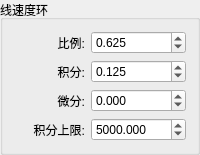
          <widget class="QGroupBox" name="groupBox_8">
           <property name="title">
            <string>线速度环</string>
           </property>
           <layout class="QHBoxLayout" name="horizontalLayout_39">
            <item>
             <layout class="QVBoxLayout" name="verticalLayout_44">
              <item>
               <widget class="QLabel" name="label_44">
                <property name="sizePolicy">
                 <sizepolicy hsizetype="Preferred" vsizetype="Preferred">
                  <horstretch>0</horstretch>
                  <verstretch>0</verstretch>
                 </sizepolicy>
                </property>
                <property name="text">
                 <string>比例:</string>
                </property>
                <property name="alignment">
                 <set>Qt::AlignRight|Qt::AlignTrailing|Qt::AlignVCenter</set>
                </property>
               </widget>
              </item>
              <item>
               <widget class="QLabel" name="label_56">
                <property name="sizePolicy">
                 <sizepolicy hsizetype="Preferred" vsizetype="Preferred">
                  <horstretch>0</horstretch>
                  <verstretch>0</verstretch>
                 </sizepolicy>
                </property>
                <property name="text">
                 <string>积分:</string>
                </property>
                <property name="alignment">
                 <set>Qt::AlignRight|Qt::AlignTrailing|Qt::AlignVCenter</set>
                </property>
               </widget>
              </item>
              <item>
               <widget class="QLabel" name="label_57">
                <property name="sizePolicy">
                 <sizepolicy hsizetype="Preferred" vsizetype="Preferred">
                  <horstretch>0</horstretch>
                  <verstretch>0</verstretch>
                 </sizepolicy>
                </property>
                <property name="text">
                 <string>微分:</string>
                </property>
                <property name="alignment">
                 <set>Qt::AlignRight|Qt::AlignTrailing|Qt::AlignVCenter</set>
                </property>
               </widget>
              </item>
              <item>
               <widget class="QLabel" name="label_58">
                <property name="sizePolicy">
                 <sizepolicy hsizetype="Preferred" vsizetype="Preferred">
                  <horstretch>0</horstretch>
                  <verstretch>0</verstretch>
                 </sizepolicy>
                </property>
                <property name="text">
                 <string>积分上限:</string>
                </property>
                <property name="alignment">
                 <set>Qt::AlignRight|Qt::AlignTrailing|Qt::AlignVCenter</set>
                </property>
               </widget>
              </item>
             </layout>
            </item>
            <item>
             <layout class="QVBoxLayout" name="verticalLayout_45">
              <item>
               <widget class="QDoubleSpinBox" name="doubleSpinBox_line_speed_p">
                <property name="sizePolicy">
                 <sizepolicy hsizetype="Preferred" vsizetype="Fixed">
                  <horstretch>0</horstretch>
                  <verstretch>0</verstretch>
                 </sizepolicy>
                </property>
                <property name="decimals">
                 <number>3</number>
                </property>
                <property name="minimum">
                 <double>-99999999.000000000000000</double>
                </property>
                <property name="maximum">
                 <double>99999999.000000000000000</double>
                </property>
                <property name="value">
                 <double>0.625000000000000</double>
                </property>
               </widget>
              </item>
              <item>
               <widget class="QDoubleSpinBox" name="doubleSpinBox_line_speed_i">
                <property name="sizePolicy">
                 <sizepolicy hsizetype="Preferred" vsizetype="Fixed">
                  <horstretch>0</horstretch>
                  <verstretch>0</verstretch>
                 </sizepolicy>
                </property>
                <property name="decimals">
                 <number>3</number>
                </property>
                <property name="minimum">
                 <double>-99999999.000000000000000</double>
                </property>
                <property name="maximum">
                 <double>99999999.000000000000000</double>
                </property>
                <property name="value">
                 <double>0.125000000000000</double>
                </property>
               </widget>
              </item>
              <item>
               <widget class="QDoubleSpinBox" name="doubleSpinBox_line_speed_d">
                <property name="sizePolicy">
                 <sizepolicy hsizetype="Preferred" vsizetype="Fixed">
                  <horstretch>0</horstretch>
                  <verstretch>0</verstretch>
                 </sizepolicy>
                </property>
                <property name="decimals">
                 <number>3</number>
                </property>
                <property name="minimum">
                 <double>-99999999.000000000000000</double>
                </property>
                <property name="maximum">
                 <double>99999999.000000000000000</double>
                </property>
               </widget>
              </item>
              <item>
               <widget class="QDoubleSpinBox" name="doubleSpinBox_line_speed_max_total_integral">
                <property name="sizePolicy">
                 <sizepolicy hsizetype="Preferred" vsizetype="Fixed">
                  <horstretch>0</horstretch>
                  <verstretch>0</verstretch>
                 </sizepolicy>
                </property>
                <property name="decimals">
                 <number>3</number>
                </property>
                <property name="minimum">
                 <double>-99999999.000000000000000</double>
                </property>
                <property name="maximum">
                 <double>99999999.000000000000000</double>
                </property>
                <property name="value">
                 <double>5000.000000000000000</double>
                </property>
               </widget>
              </item>
             </layout>
            </item>
           </layout>
          </widget>
